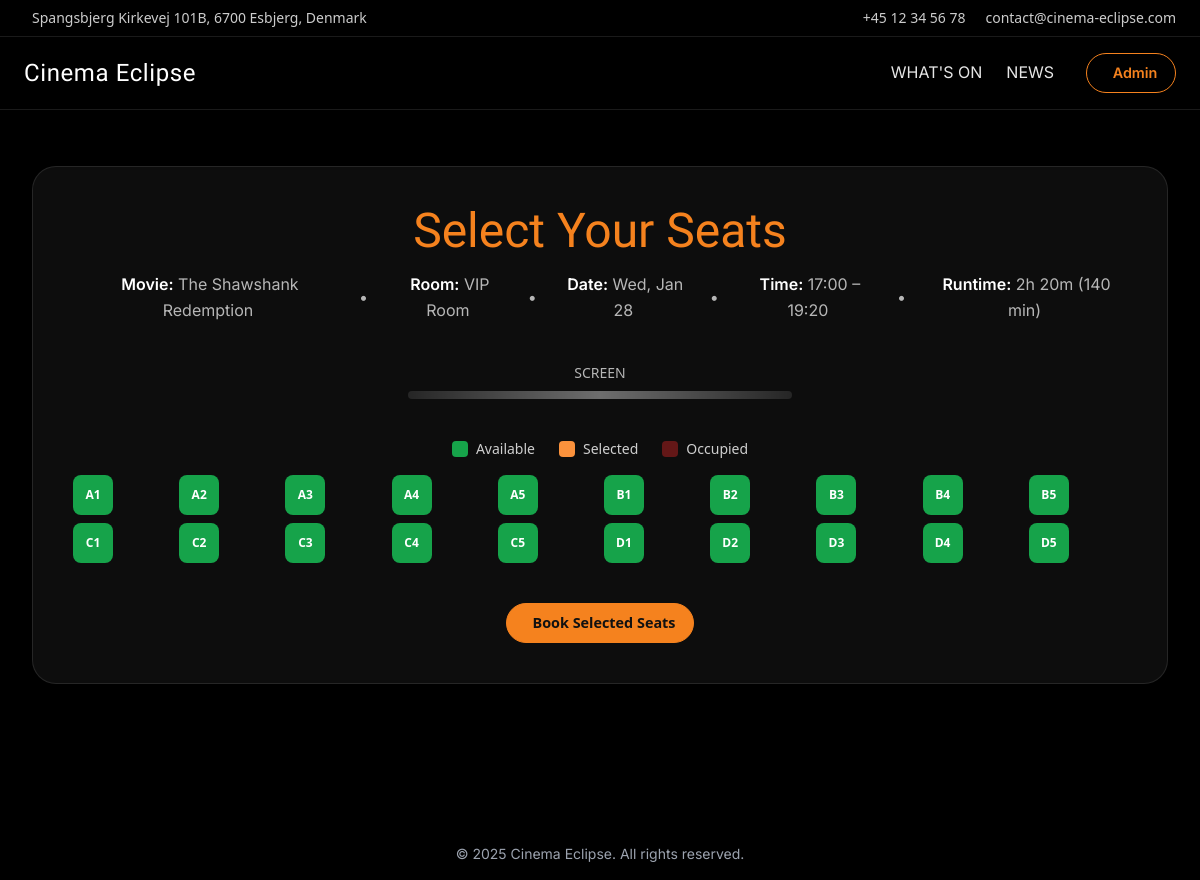
The app's page /views/booking/book.php?screening_id=93 (signed in) with its own data.
### tables this page shows
CREATE TABLE users (
    id INT AUTO_INCREMENT PRIMARY KEY,
    email VARCHAR(100) NOT NULL UNIQUE,
    password VARCHAR(255) NOT NULL,
    firstname VARCHAR(50) NOT NULL,
    lastname VARCHAR(50) NOT NULL,
    isAdmin BOOLEAN DEFAULT FALSE
);

CREATE TABLE IF NOT EXISTS seats (
    id INT AUTO_INCREMENT PRIMARY KEY,
    screening_room_id INT NOT NULL,
    `row_number` VARCHAR(5) NOT NULL,
    seat_number INT NOT NULL,
    FOREIGN KEY (screening_room_id) REFERENCES screening_rooms(id) ON DELETE CASCADE
);

### admin_dashboard/views/content_blocks/content_blocks_functions.php (called while the page is built, shortened)
<?php
function getContentBlocks(PDO $db): array {
    $stmt = $db->prepare("SELECT * FROM content_blocks ORDER BY id DESC");
    $stmt->execute();
    return $stmt->fetchAll(PDO::FETCH_ASSOC);
}

### admin_dashboard/views/screenings/screenings_functions.php (called while the page is built, shortened)
<?php
function getScreeningById(PDO $db, int $screeningId): ?array {
    $stmt = $db->prepare("
        SELECT * FROM view_screenings_full
        WHERE id = ?
    ");
    $stmt->execute([$screeningId]);
    $result = $stmt->fetch(PDO::FETCH_ASSOC);
    return $result ?: null;
}

### admin_dashboard/views/screening_rooms/screening_rooms_functions.php (called while the page is built, shortened)
<?php
function getSeatsByRoom(PDO $db, int $roomId): array {
    $stmt = $db->prepare("SELECT id, `row_number`, seat_number FROM seats WHERE screening_room_id = ? ORDER BY `row_number`, seat_number");
    $stmt->execute([$roomId]);
    return $stmt->fetchAll(PDO::FETCH_ASSOC);
}

### views/booking/book.php (the view, shortened to what this page needs)
<?php
require_once __DIR__ . '/../../backend/connection.php';
require_once __DIR__ . '/../../admin_dashboard/views/screenings/screenings_functions.php';
require_once __DIR__ . '/../../admin_dashboard/views/screening_rooms/screening_rooms_functions.php';
$screeningId = $_GET['screening_id'] ?? null;
$screening = getScreeningById($db, $screeningId);
$start = strtotime($screening['start_time']);
$end = strtotime($screening['end_time']);
$runtimeMinutes = round(($end - $start) / 60);
$runtimeFormatted = sprintf(
    "%dh %02dm",
    floor($runtimeMinutes / 60),
    $runtimeMinutes % 60
);
$seats = getSeatsByRoom($db, $screening['screening_room_id']);
$stmt = $db->prepare("SELECT seat_id FROM booking_seats WHERE screening_id = ?");
$stmt->execute([$screeningId]);
$bookedSeats = $stmt->fetchAll(PDO::FETCH_COLUMN);
?>
<!DOCTYPE html>
<html lang="en">
<?php include __DIR__ . '/../../shared/head.php'; ?>
<body class="bg-black text-white font-sans">
<?php include __DIR__ . '/../../shared/header.php'; ?>
<section class="px-6 md:px-8 py-14">
    <div class="mx-auto max-w-7xl rounded-3xl border border-white/10 bg-white/5 backdrop-blur-sm shadow-2xl p-10">
        <h1 class="text-4xl md:text-5xl font-[Limelight] text-[var(--secondary)] mb-4 text-center">
            Select Your Seats
        </h1>
        <p class="text-center text-white/70 mb-10 leading-relaxed flex flex-col md:flex-row md:justify-center md:items-center gap-1 md:gap-4">
            <span>
                <span class="text-white font-semibold">Movie:</span>
                <?= htmlspecialchars($screening['movie_title']) ?>
             </span>
            <span class="hidden md:inline">•</span>
            <span>
                 <span class="text-white font-semibold">Room:</span>
                 <?= htmlspecialchars($screening['room_name']) ?>
            </span>
            <span class="hidden md:inline">•</span>
            <span>
                <span class="text-white font-semibold">Date:</span>
                <?= date('D, M j', strtotime($screening['start_time'])) ?>
            </span>
            <span class="hidden md:inline">•</span>
            <span>
                <span class="text-white font-semibold">Time:</span>
                <?= date('H:i', strtotime($screening['start_time'])) ?> –
                <?= date('H:i', strtotime($screening['end_time'])) ?>
            </span>
            <span class="hidden md:inline">•</span>
            <span>
                <span class="text-white font-semibold">Runtime:</span>
                <?= $runtimeFormatted ?> (<?= $runtimeMinutes ?> min)
            </span>
        </p>
        <div class="flex flex-col items-center mb-10">
            <div class="text-sm text-white/70 mb-2">SCREEN</div>
            <div class="h-2 w-72 md:w-96 bg-gradient-to-r from-white/10 via-white/40 to-white/10 rounded-full"></div>
        </div>
        <div class="flex items-center justify-center gap-6 text-sm text-white/80 mb-4">
            <div class="flex items-center gap-2">
                <span class="inline-block w-4 h-4 rounded bg-green-600"></span>
                <span>Available</span>
            </div>
            <div class="flex items-center gap-2">
                <span class="inline-block w-4 h-4 rounded bg-orange-400"></span>
                <span>Selected</span>
            </div>
            <div class="flex items-center gap-2">
                <span class="inline-block w-4 h-4 rounded bg-red-600/70 opacity-60"></span>
                <span>Occupied</span>
            </div>
        </div>
        <form method="POST" id="seatForm" class="space-y-10">
            <div class="grid grid-cols-6 sm:grid-cols-8 md:grid-cols-10 gap-2 justify-center">
                <?php foreach ($seats as $seat):
                    $seatId = $seat['id'] ?? $seat['seat_id'];
                    $row = $seat['row_number'] ?? $seat['row'];
                    $number = $seat['seat_number'] ?? $seat['number'];
                    $seatCode = htmlspecialchars($row . $number);
                    $isBooked = in_array($seatId, $bookedSeats);
                    ?>
                    <label class="
                    seat relative flex items-center justify-center h-10 w-10 rounded-lg text-xs font-bold transition
                    <?= $isBooked
                        ? 'bg-red-600/70 text-white cursor-not-allowed opacity-60'
                        : 'bg-green-600 text-white cursor-pointer hover:bg-green-500'
                    ?>
                ">
                        <?= $seatCode ?>
                    </label>
                <?php endforeach; ?>
            </div>
            <div class="text-center mt-8">
                <button type="submit" class="btn-full px-10">
                    Book Selected Seats
                </button>
            </div>
        </form>
    </div>
</section>
<?php include __DIR__ . '/../../shared/footer.php'; ?>
</body>
</html>

### shared/header.php (shortened to what this page needs)
<?php
$current = basename($_SERVER['PHP_SELF']);
if (!function_exists('isActive')) {
    function isActive($page, $current) {
        return $current === $page ? 'text-[var(--secondary)] after:scale-x-100' : 'text-white/90 hover:text-[var(--secondary)]';
    }
}
$userName = null;
if (isset($_SESSION['user_id'])) {
    require_once __DIR__ . '/../backend/connection.php';
    $stmt = $db->prepare("SELECT firstname FROM users WHERE id = ?");
    $stmt->execute([$_SESSION['user_id']]);
    $user = $stmt->fetch(PDO::FETCH_ASSOC);
    if ($user && isset($user['firstname'])) {
        $userName = $user['firstname'];
    }
}
require_once __DIR__ . '/../admin_dashboard/views/content_blocks/content_blocks_functions.php';
$blocks = getContentBlocks($db);
$contact = [];
foreach ($blocks as $block) {
    $contact[$block['tag']] = $block['text'];
}
?>
<header class="sticky top-0 z-50">
    <div class="bg-black text-white/80 text-sm border-b border-white/10">
        <div class="max-w-7xl mx-auto px-6 py-2 flex justify-between items-center">
            <div class="flex items-center gap-2">
                <span><?= $contact['contact_address'] ?? 'Address unavailable' ?></span>
            </div>
            <div class="flex items-center gap-4">
                <div class="flex items-center gap-1">
                    <span><?= $contact['contact_phone'] ?? 'Phone unavailable' ?></span>
                </div>
                <div class="hidden md:flex items-center gap-1">
                    <span><?= $contact['contact_email'] ?? 'Email unavailable' ?></span>
                </div>
            </div>
        </div>
    </div>
    <div class="bg-black/70 backdrop-blur supports-[backdrop-filter]:backdrop-blur-md border-b border-white/10">
        <div class="mx-auto max-w-7xl px-6 py-4 flex items-center justify-between">
            <a href="/cinema-website/index.php" class="flex items-center gap-2">
                <span class="text-xl md:text-2xl tracking-wide text-white font-[Limelight]">Cinema Eclipse</span>
            </a>
            <nav class="hidden md:flex items-center gap-6">
                <a href="/cinema-website/views/movies_list/movies_list.php"
                   class="relative pb-0.5 transition after:absolute after:left-0 after:-bottom-0.5 after:h-[2px]
                          after:w-full after:origin-left after:scale-x-0 after:bg-[var(--secondary)]
                          after:transition <?= isActive('movies_list.php', $current) ?>">
                    WHAT'S ON
                </a>
                <a href="/cinema-website/views/news_list/news_list.php"
                   class="relative pb-0.5 transition after:absolute after:left-0 after:-bottom-0.5 after:h-[2px]
                          after:w-full after:origin-left after:scale-x-0 after:bg-[var(--secondary)]
                          after:transition <?= isActive('news_list.php', $current) ?>">
                    NEWS
                </a>
                <div class="flex items-center gap-2 ml-2">
                    <?php if ($userName): ?>
                        <a href="/cinema-website/views/profile/profile.php"
                           class="btn">
                            <i class="pi pi-user"></i> <?= $userName ?>
                        </a>
                    <?php endif; ?>
                </div>
            </nav>
        </div>
    </div>
</header>

### style.css (style rules this page uses)
:root { --primary: #ED6044; --secondary: #f5821e; --white: #f8f8f8; --black: #111111; --primary-font: 'Limelight', cursive; --body-font: 'Inter', sans-serif; }
h1, h3, h4, h5, h6 { font-family: var(--primary-font); }
body, p, li, a { font-family: var(--body-font); }
.bg-black { background-color: var(--black); }
.text-white { color: var(--white); }
.btn, .btn-white, .btn-full { display: inline-flex; align-items: center; justify-content: center; gap: 0.5rem; height: 40px !important; padding: 0 1.1rem !important; border-radius: 9999px; font-weight: 600; font-size: 0.9rem; white-space: nowrap; text-decoration: none; transition: 0.15s ease; }
.btn { border: 1px solid var(--secondary); background-color: transparent; color: var(--secondary); }
.btn-full { border: 1px solid var(--secondary); background-color: var(--secondary); color: var(--black); }
form { padding: 0; margin: 0; line-height: 1; }

### records on screen
users: firstname "Admin"
seats: seatCode "A1"
seats: seatCode "A2"
seats: seatCode "A3"
seats: seatCode "A4"
seats: seatCode "A5"
seats: seatCode "B1"
seats: seatCode "B2"
seats: seatCode "B3"
seats: seatCode "B4"
seats: seatCode "B5"
seats: seatCode "C1"
seats: seatCode "C2"
seats: seatCode "C3"
seats: seatCode "C4"
seats: seatCode "C5"
seats: seatCode "D1"
seats: seatCode "D2"
seats: seatCode "D3"
seats: seatCode "D4"
seats: seatCode "D5"

### other values on screen
$contact['contact_address'] "Spangsbjerg Kirkevej 101B, 6700 Esbjerg, Denmark"
$contact['contact_phone'] "+45 12 34 56 78"
$contact['contact_email'] "contact@cinema-eclipse.com"
$screening['movie_title'] "The Shawshank Redemption"
$screening['room_name'] "VIP Room"
date('D, M j', strtotime($screening['start_time'])) "Wed, Jan 28"
date('H:i', strtotime($screening['start_time'])) "17:00"
date('H:i', strtotime($screening['end_time'])) "19:20"
$runtimeFormatted "2h 20m"
$runtimeMinutes "140"
